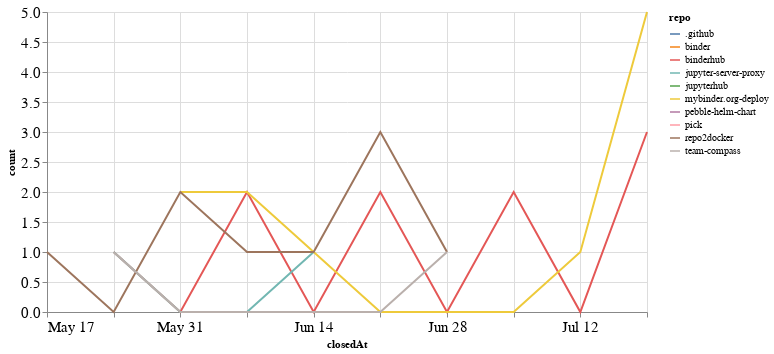

Notebook code cell kept with this figure:
### Code cell
closed_by_time = closed_by.groupby('repo').resample('W', on='closedAt').count()['author'].reset_index()
closed_by_time = closed_by_time.rename(columns={'author': 'count'})

alt.Chart(closed_by_time, width=600).mark_line().encode(
    x='closedAt',
    y='count',
    color='repo',
    tooltip="repo"
)

### Figure 1 — Vega-Lite specification as saved in the notebook (floating-point values rounded to 4 significant figures)
{"config": {"axisLeft": {"labelFontSize": 15}, "axisBottom": {"labelFontSize": 15}}, "data": {"name": "data-182b5ccd0a4047fcbbc9b0dc8202c6c8"}, "mark": "line", "encoding": {"color": {"type": "nominal", "field": "repo"}, "tooltip": {"type": "nominal", "field": "repo"}, "x": {"type": "temporal", "field": "closedAt"}, "y": {"type": "quantitative", "field": "count"}}, "width": 600, "$schema": "https://vega.github.io/schema/vega-lite/v4.8.1.json", "datasets": {"data-182b5ccd0a4047fcbbc9b0dc8202c6c8": [{"repo": ".github", "closedAt": "2020-05-24T00:00:00", "count": 1}, {"repo": "binder", "closedAt": "2020-06-21T00:00:00", "count": 1}, {"repo": "binderhub", "closedAt": "2020-05-24T00:00:00", "count": 1}, {"repo": "binderhub", "closedAt": "2020-05-31T00:00:00", "count": 0}, {"repo": "binderhub", "closedAt": "2020-06-07T00:00:00", "count": 2}, {"repo": "binderhub", "closedAt": "2020-06-14T00:00:00", "count": 0}, {"repo": "binderhub", "closedAt": "2020-06-21T00:00:00", "count": 2}, {"repo": "binderhub", "closedAt": "2020-06-28T00:00:00", "count": 0}, {"repo": "binderhub", "closedAt": "2020-07-05T00:00:00", "count": 2}, {"repo": "binderhub", "closedAt": "2020-07-12T00:00:00", "count": 0}, {"repo": "binderhub", "closedAt": "2020-07-19T00:00:00", "count": 3}, {"repo": "jupyter-server-proxy", "closedAt": "2020-05-24T00:00:00", "count": 1}, {"repo": "jupyter-server-proxy", "closedAt": "2020-05-31T00:00:00", "count": 0}, {"repo": "jupyter-server-proxy", "closedAt": "2020-06-07T00:00:00", "count": 0}, {"repo": "jupyter-server-proxy", "closedAt": "2020-06-14T00:00:00", "count": 1}, {"repo": "jupyterhub", "closedAt": "2020-06-07T00:00:00", "count": 1}, {"repo": "mybinder.org-deploy", "closedAt": "2020-05-31T00:00:00", "count": 2}, {"repo": "mybinder.org-deploy", "closedAt": "2020-06-07T00:00:00", "count": 2}, {"repo": "mybinder.org-deploy", "closedAt": "2020-06-14T00:00:00", "count": 1}, {"repo": "mybinder.org-deploy", "closedAt": "2020-06-21T00:00:00", "count": 0}, {"repo": "mybinder.org-deploy", "closedAt": "2020-06-28T00:00:00", "count": 0}, {"repo": "mybinder.org-deploy", "closedAt": "2020-07-05T00:00:00", "count": 0}, {"repo": "mybinder.org-deploy", "closedAt": "2020-07-12T00:00:00", "count": 1}, {"repo": "mybinder.org-deploy", "closedAt": "2020-07-19T00:00:00", "count": 5}, {"repo": "pebble-helm-chart", "closedAt": "2020-06-07T00:00:00", "count": 1}, {"repo": "pick", "closedAt": "2020-06-14T00:00:00", "count": 1}, {"repo": "repo2docker", "closedAt": "2020-05-17T00:00:00", "count": 1}, {"repo": "repo2docker", "closedAt": "2020-05-24T00:00:00", "count": 0}, {"repo": "repo2docker", "closedAt": "2020-05-31T00:00:00", "count": 2}, {"repo": "repo2docker", "closedAt": "2020-06-07T00:00:00", "count": 1}, {"repo": "repo2docker", "closedAt": "2020-06-14T00:00:00", "count": 1}, {"repo": "repo2docker", "closedAt": "2020-06-21T00:00:00", "count": 3}, {"repo": "repo2docker", "closedAt": "2020-06-28T00:00:00", "count": 1}, {"repo": "team-compass", "closedAt": "2020-05-24T00:00:00", "count": 1}, {"repo": "team-compass", "closedAt": "2020-05-31T00:00:00", "count": 0}, {"repo": "team-compass", "closedAt": "2020-06-07T00:00:00", "count": 0}, {"repo": "team-compass", "closedAt": "2020-06-14T00:00:00", "count": 0}, {"repo": "team-compass", "closedAt": "2020-06-21T00:00:00", "count": 0}, {"repo": "team-compass", "closedAt": "2020-06-28T00:00:00", "count": 1}]}}
